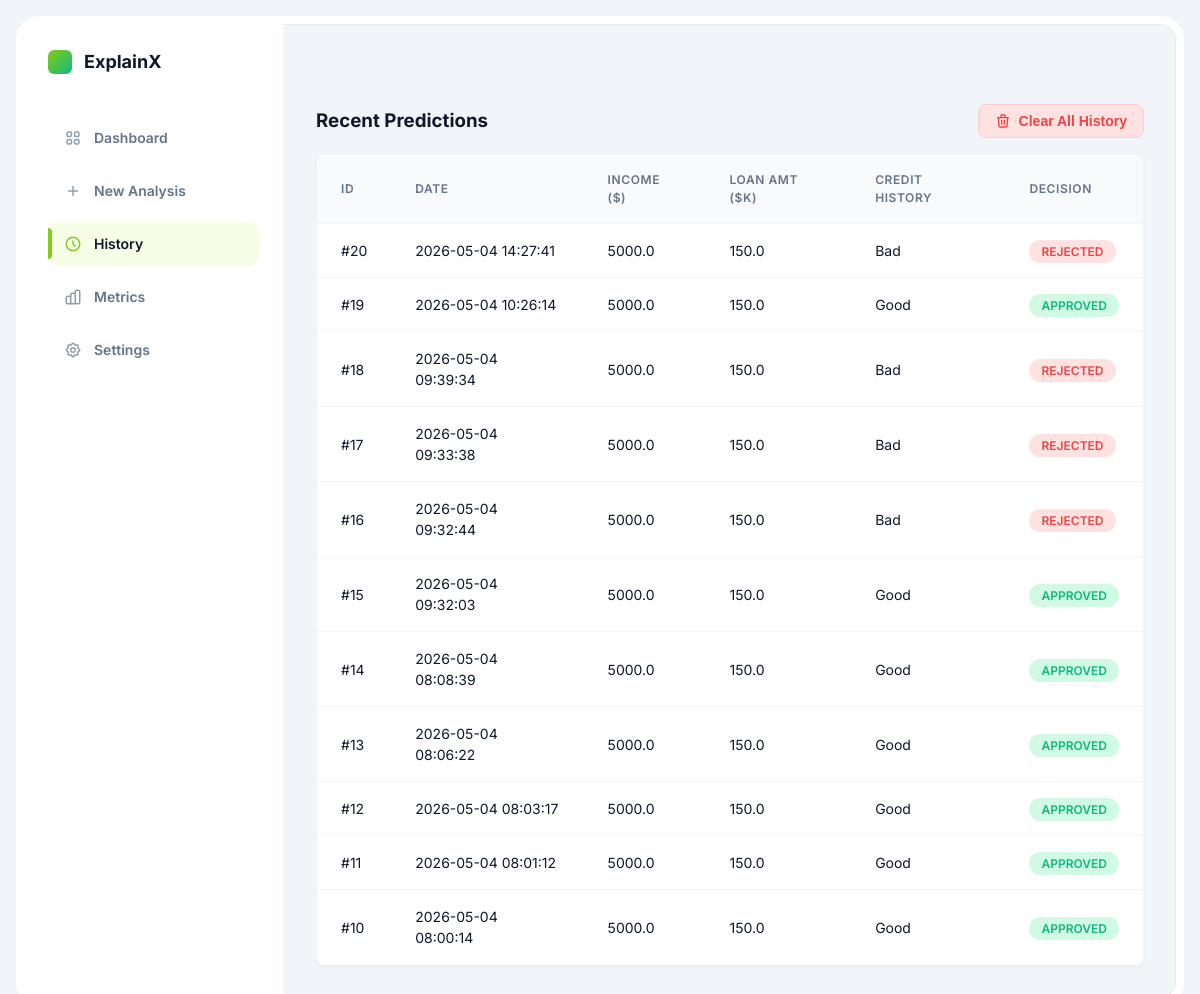
Page /history on the earlier database version.
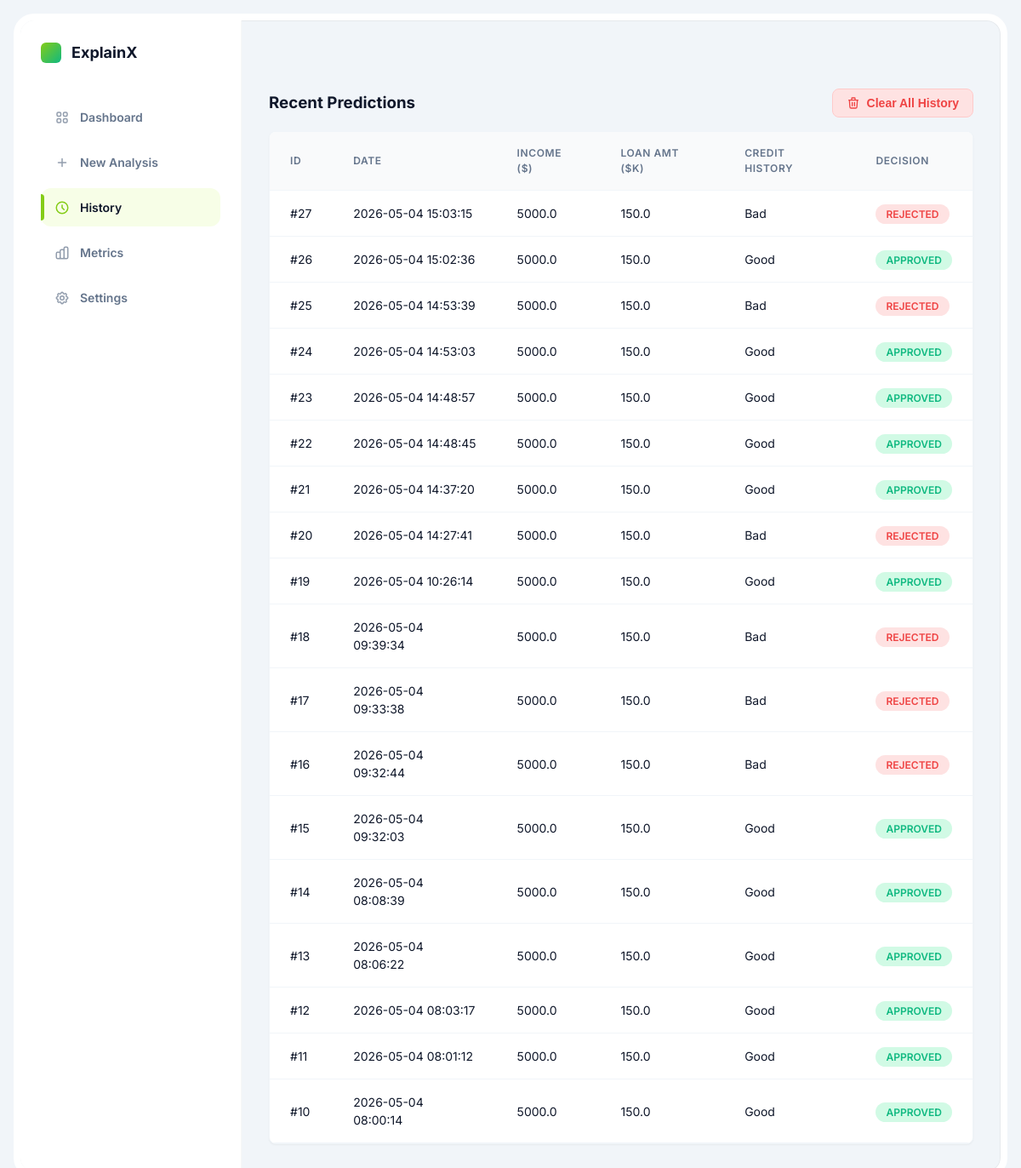
Same page on the later database version.
### tables this page shows
CREATE TABLE predictions (

    id INTEGER PRIMARY KEY AUTOINCREMENT,

    gender INTEGER,
    married INTEGER,
    dependents INTEGER,
    education INTEGER,
    self_employed INTEGER,

    applicant_income REAL,
    coapplicant_income REAL,

    loan_amount REAL,
    loan_term REAL,

    credit_history REAL,

    property_area INTEGER,

    prediction TEXT,

    created_at TIMESTAMP DEFAULT CURRENT_TIMESTAMP
);

### app.py (the view)
@app.route("/history")
def history():
    try:
        conn = sqlite3.connect("explainx.db")
        conn.row_factory = sqlite3.Row
        cursor = conn.cursor()
        cursor.execute("SELECT * FROM predictions ORDER BY created_at DESC")
        predictions = cursor.fetchall()
        conn.close()
    except Exception as e:
        print("Database error:", e)
        predictions = []
    return render_template("history.html", predictions=predictions)

### templates/history.html (shortened to what this page needs)
{% extends "base.html" %}
{% block nav_history %}active{% endblock %}
{% block content %}
<div style="display: flex; justify-content: space-between; align-items: center; margin-bottom: 1rem;">
    <h3 style="color: var(--text-main); font-weight: 700;">Recent Predictions</h3>
    {% if predictions %}
    <form action="/clear_history" method="POST" onsubmit="return confirm('Are you sure you want to delete all history? This action cannot be undone.');">
        <button type="submit" style="background-color: #fee2e2; color: #ef4444; border: 1px solid #fecaca; padding: 0.5rem 1rem; border-radius: 8px; font-size: 0.875rem; font-weight: 600; cursor: pointer; display: flex; align-items: center; gap: 0.5rem;">
            <svg width="16" height="16" fill="none" stroke="currentColor" viewBox="0 0 24 24"><path stroke-linecap="round" stroke-linejoin="round" stroke-width="2" d="M19 7l-.867 12.142A2 2 0 0116.138 21H7.862a2 2 0 01-1.995-1.858L5 7m5 4v6m4-6v6m1-10V4a1 1 0 00-1-1h-4a1 1 0 00-1 1v3M4 7h16"></path></svg>
            Clear All History
        </button>
    </form>
    {% endif %}
</div>
<div class="table-container">
    {% if predictions %}
    <table class="history-table">
        <thead>
            <tr>
                <th>ID</th>
                <th>Date</th>
                <th>Income ($)</th>
                <th>Loan Amt ($k)</th>
                <th>Credit History</th>
                <th>Decision</th>
            </tr>
        </thead>
        <tbody>
            {% for row in predictions %}
            <tr>
                <td>#{{ row.id }}</td>
                <td>{{ row.created_at }}</td>
                <td>{{ row.applicant_income }}</td>
                <td>{{ row.loan_amount }}</td>
                <td>{{ "Good" if row.credit_history == 1.0 else "Bad" }}</td>
                <td>
                    <span class="status-badge {{ row.prediction | lower }}">{{ row.prediction }}</span>
                </td>
            </tr>
            {% endfor %}
        </tbody>
    </table>
    {% endif %}
</div>
{% endblock %}

### templates/base.html (shortened to what this page needs)
<!DOCTYPE html>
<html lang="en">
<head>
</head>
<body>
    <div class="app-container">
        <aside class="sidebar">
            <div class="brand">
                <div class="brand-icon"></div>
                ExplainX
            </div>
            <nav class="nav-menu">
                <a href="/dashboard" class="nav-item {% block nav_dashboard %}{% endblock %}">
                    Dashboard
                </a>
                <a href="/" class="nav-item {% block nav_predict %}{% endblock %}">
                    <svg fill="none" stroke="currentColor" viewBox="0 0 24 24"><path stroke-linecap="round" stroke-linejoin="round" stroke-width="2" d="M12 6v6m0 0v6m0-6h6m-6 0H6"></path></svg>
                    New Analysis
                </a>
                <a href="/history" class="nav-item {% block nav_history %}{% endblock %}">
                    <svg fill="none" stroke="currentColor" viewBox="0 0 24 24"><path stroke-linecap="round" stroke-linejoin="round" stroke-width="2" d="M12 8v4l3 3m6-3a9 9 0 11-18 0 9 9 0 0118 0z"></path></svg>
                    History
                </a>
                <a href="/metrics" class="nav-item {% block nav_metrics %}{% endblock %}">
                    Metrics
                </a>
                <a href="/settings" class="nav-item {% block nav_settings %}{% endblock %}">
                    Settings
                </a>
            </nav>
        </aside>
        <main class="main-content">
            <header class="topbar">
            </header>
            <div class="dashboard-content">
                <div class="inner-container">
                    {% block content %}{% endblock %}
                </div>
            </div>
        </main>
    </div>
</body>
</html>

Differences in the rows shown:
added predictions: id "27", created_at "2026-05-04 15:03:15", applicant_income "5000.0", loan_amount "150.0", credit_history "Bad", prediction "REJECTED"
added predictions: id "26", created_at "2026-05-04 15:02:36", applicant_income "5000.0", loan_amount "150.0", credit_history "Good", prediction "APPROVED"
added predictions: id "25", created_at "2026-05-04 14:53:39", applicant_income "5000.0", loan_amount "150.0", credit_history "Bad", prediction "REJECTED"
added predictions: id "24", created_at "2026-05-04 14:53:03", applicant_income "5000.0", loan_amount "150.0", credit_history "Good", prediction "APPROVED"
added predictions: id "23", created_at "2026-05-04 14:48:57", applicant_income "5000.0", loan_amount "150.0", credit_history "Good", prediction "APPROVED"
added predictions: id "22", created_at "2026-05-04 14:48:45", applicant_income "5000.0", loan_amount "150.0", credit_history "Good", prediction "APPROVED"
added predictions: id "21", created_at "2026-05-04 14:37:20", applicant_income "5000.0", loan_amount "150.0", credit_history "Good", prediction "APPROVED"
